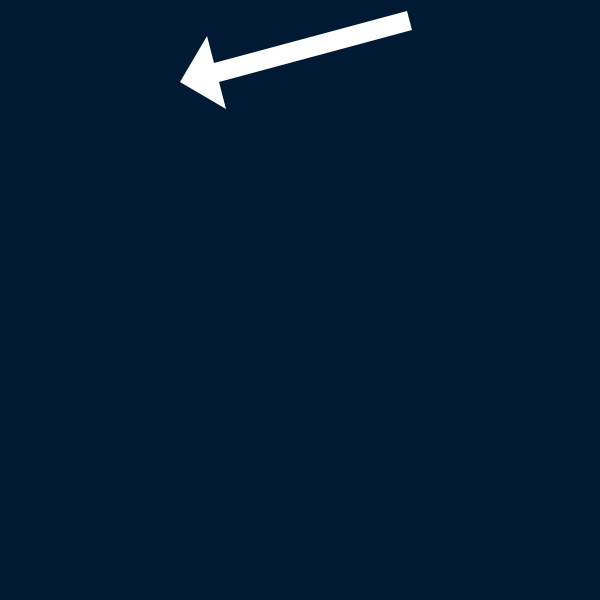
Frame 1 (no input)
Frame 60 (no input): identical to frame 1, image omitted
Frame 120 (the mouse pressed at the canvas centre since frame 60): identical to frame 1, image omitted

The p5.js sketch that drew this single still picture (run headless with seeded random() and noise() and a simulated clock; from frame 60 on, the mouse is pressed at the canvas centre):

// p5.js sketch
// ── sketch.js
/*
note: 

beginShaPpe() signals the start of a new shape, the vertex() is used to define each pair of x and y coordinates for the shape, endShape() is called to signal that shape is finished

*/

function setup() {
  createCanvas(600, 600);
  noStroke();
}

function draw() {
  background(0, 26, 51);  
  
  beginShape();
  vertex(180, 82);
  vertex(207, 36);
  vertex(214, 63);
  vertex(407, 11);
  vertex(412, 30);
  vertex(219, 82);
  vertex(226, 109);
  endShape();
  
}
